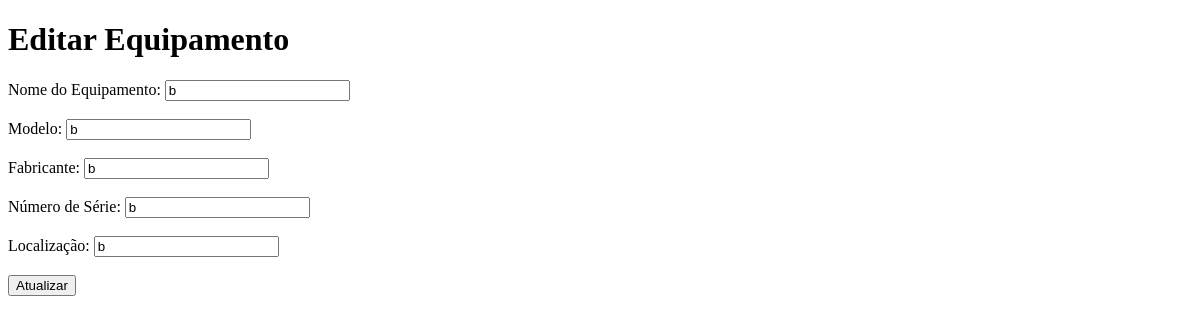
The app's page /editar/1, older data.
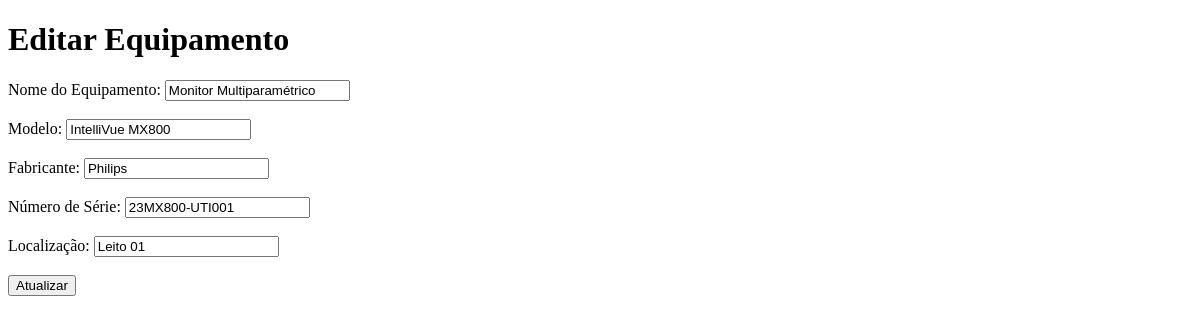
The same page, newer data.
### app/models.py (models this page shows, shortened)
class Equipamento(db.Model):
    __tablename__ = 'equipamentos'
    id = db.Column(db.Integer, primary_key=True)
    nome = db.Column(db.String(80), nullable=False)
    modelo = db.Column(db.String(50), nullable=False)
    fabricante = db.Column(db.String(50), nullable=False)
    num_serie = db.Column(db.String(50), unique=True, nullable=False)
    localizacao = db.Column(db.String(50), nullable=False)
    data_cadastro = db.Column(db.DateTime, nullable=False, default=datetime.utcnow)
    manutencoes = db.relationship('Manutencao', backref='equipamento', lazy=True)

### app/routes.py (the view, shortened to what this page needs)
@main.route('/editar/<int:id>', methods=['GET', 'POST'])
def editar(id):
    equipamento = Equipamento.query.get_or_404(id)
    return render_template('editar.html', equipamento=equipamento)

### app/templates/editar.html (shortened to what this page needs)
<!DOCTYPE html>
<html lang="pt-br">
<head>
</head>
<body>
    <h1>Editar Equipamento</h1>
    <form action="{{ url_for('main.editar', id=equipamento.id) }}" method="POST">
        <label for="nome">Nome do Equipamento:</label>
        <input type="text" id="nome" name="nome" value="{{ equipamento.nome }}" required><br><br>
        <label for="modelo">Modelo:</label>
        <input type="text" id="modelo" name="modelo" value="{{ equipamento.modelo }}" required><br><br>
        <label for="fabricante">Fabricante:</label>
        <input type="text" id="fabricante" name="fabricante" value="{{ equipamento.fabricante }}" required><br><br>
        <label for="num_serie">Número de Série:</label>
        <input type="text" id="num_serie" name="num_serie" value="{{ equipamento.num_serie }}" required><br><br>
        <label for="localizacao">Localização:</label>
        <input type="text" id="localizacao" name="localizacao" value="{{ equipamento.localizacao }}" required><br><br>
        <button type="submit">Atualizar</button>
    </form>
</body>
</html>

Row changes from the older to the newer data that the page shows:
changed Equipamento: nome "b" → "Monitor Multiparamétrico"; modelo "b" → "IntelliVue MX800"; fabricante "b" → "Philips"; num_serie "b" → "23MX800-UTI001"; localizacao "b" → "Leito 01"
